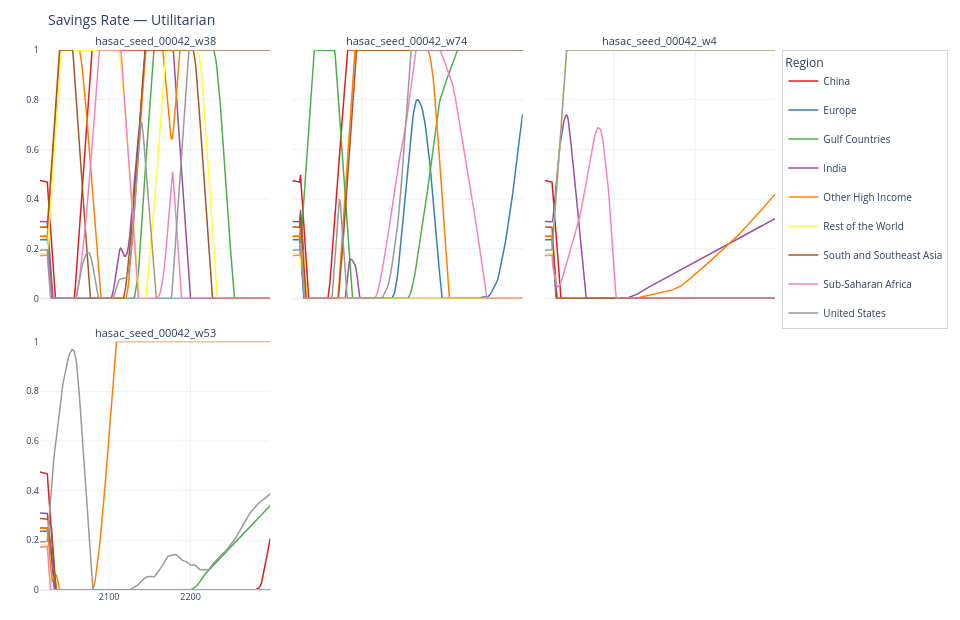
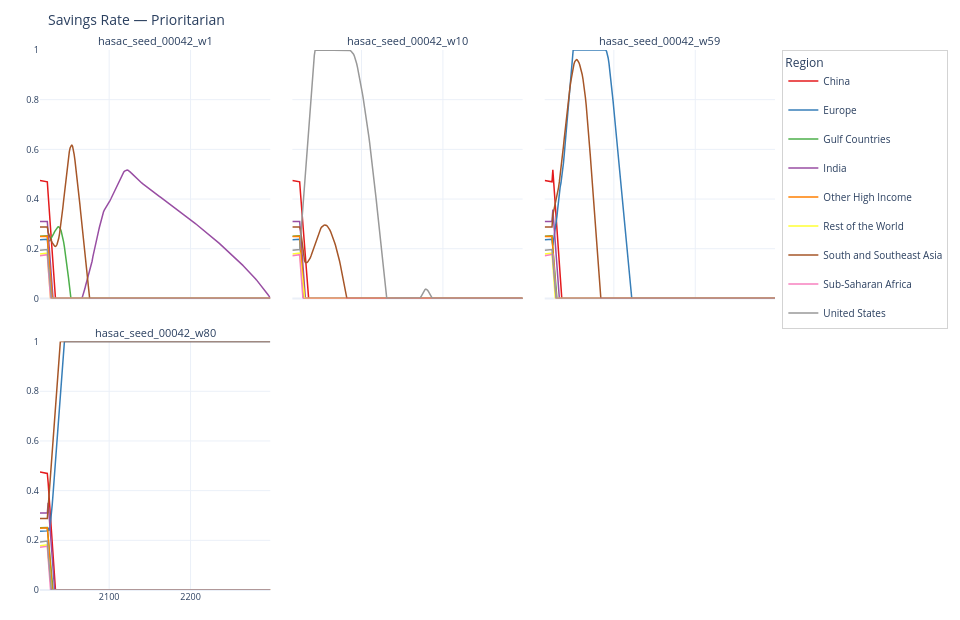

Write notebook code for charts like these, in order.
### Code cell
## Savings Rate by Region (grid per algorithm)

if WELFARE_ANALYSIS:
    _sr_sources = [
        ('Utilitarian', utilitarian_runs, utilitarian_info),
        ('Prioritarian', prioritarian_runs, prioritarian_info),
    ]
else:
    _sr_sources = [
        ('HAPPO', happo_runs, happo_info),
        ('HASAC', hasac_runs, hasac_info),
        ('MAPPO', mappo_runs, mappo_info),
    ]

for algo, runs, info in _sr_sources:
    paths, titles = [], []
    for run_name, run_dir in runs.items():
        paths.append(npy_path(run_dir, info[run_name]['prefix'], 'constrained_savings_rate'))
        titles.append(run_name)
    fig = plot_grouped_control_rate_grid(
        npy_paths=paths,
        subplot_titles=titles,
        suptitle=f'Savings Rate — {algo}',
        variable_label='Savings Rate',
        yaxis_range=[0, 1],
    )
    fig.show()
    if SAVE_FIGURES:
        fig.write_image(OUTPUT_DIR / f'{algo.lower()}_savings_rate_grid.png', scale=2)

### Figure 1 — Plotly figure (JSON) as saved in the notebook; plotly's stock layout.template omitted (floating-point values rounded to 4 significant figures; data arrays with more than 128 entries replaced by an {"elided": "..."} marker saying what was removed)
{"data": [{"hovertemplate": "<b>China</b><br>Savings Rate: %{y:.3f}<extra></extra>", "legendgroup": "China", "line": {"color": "rgb(228,26,28)", "width": 1.5}, "mode": "lines", "name": "China", "showlegend": true, "type": "scatter", "x": {"elided": "284 int values"}, "xaxis": "x", "y": {"elided": "284 float values"}, "yaxis": "y"}, {"hovertemplate": "<b>Europe</b><br>Savings Rate: %{y:.3f}<extra></extra>", "legendgroup": "Europe", "line": {"color": "rgb(55,126,184)", "width": 1.5}, "mode": "lines", "name": "Europe", "showlegend": true, "type": "scatter", "x": {"elided": "284 int values"}, "xaxis": "x", "y": {"elided": "284 float values"}, "yaxis": "y"}, {"hovertemplate": "<b>Gulf Countries</b><br>Savings Rate: %{y:.3f}<extra></extra>", "legendgroup": "Gulf Countries", "line": {"color": "rgb(77,175,74)", "width": 1.5}, "mode": "lines", "name": "Gulf Countries", "showlegend": true, "type": "scatter", "x": {"elided": "284 int values"}, "xaxis": "x", "y": {"elided": "284 float values"}, "yaxis": "y"}, {"hovertemplate": "<b>India</b><br>Savings Rate: %{y:.3f}<extra></extra>", "legendgroup": "India", "line": {"color": "rgb(152,78,163)", "width": 1.5}, "mode": "lines", "name": "India", "showlegend": true, "type": "scatter", "x": {"elided": "284 int values"}, "xaxis": "x", "y": {"elided": "284 float values"}, "yaxis": "y"}, {"hovertemplate": "<b>Other High Income</b><br>Savings Rate: %{y:.3f}<extra></extra>", "legendgroup": "Other High Income", "line": {"color": "rgb(255,127,0)", "width": 1.5}, "mode": "lines", "name": "Other High Income", "showlegend": true, "type": "scatter", "x": {"elided": "284 int values"}, "xaxis": "x", "y": {"elided": "284 float values"}, "yaxis": "y"}, {"hovertemplate": "<b>Rest of the World</b><br>Savings Rate: %{y:.3f}<extra></extra>", "legendgroup": "Rest of the World", "line": {"color": "rgb(255,255,51)", "width": 1.5}, "mode": "lines", "name": "Rest of the World", "showlegend": true, "type": "scatter", "x": {"elided": "284 int values"}, "xaxis": "x", "y": {"elided": "284 float values"}, "yaxis": "y"}, {"hovertemplate": "<b>South and Southeast Asia</b><br>Savings Rate: %{y:.3f}<extra></extra>", "legendgroup": "South and Southeast Asia", "line": {"color": "rgb(166,86,40)", "width": 1.5}, "mode": "lines", "name": "South and Southeast Asia", "showlegend": true, "type": "scatter", "x": {"elided": "284 int values"}, "xaxis": "x", "y": {"elided": "284 float values"}, "yaxis": "y"}, {"hovertemplate": "<b>Sub-Saharan Africa</b><br>Savings Rate: %{y:.3f}<extra></extra>", "legendgroup": "Sub-Saharan Africa", "line": {"color": "rgb(247,129,191)", "width": 1.5}, "mode": "lines", "name": "Sub-Saharan Africa", "showlegend": true, "type": "scatter", "x": {"elided": "284 int values"}, "xaxis": "x", "y": {"elided": "284 float values"}, "yaxis": "y"}, {"hovertemplate": "<b>United States</b><br>Savings Rate: %{y:.3f}<extra></extra>", "legendgroup": "United States", "line": {"color": "rgb(153,153,153)", "width": 1.5}, "mode": "lines", "name": "United States", "showlegend": true, "type": "scatter", "x": {"elided": "284 int values"}, "xaxis": "x", "y": {"elided": "284 float values"}, "yaxis": "y"}, {"hovertemplate": "<b>China</b><br>Savings Rate: %{y:.3f}<extra></extra>", "legendgroup": "China", "line": {"color": "rgb(228,26,28)", "width": 1.5}, "mode": "lines", "name": "China", "showlegend": false, "type": "scatter", "x": {"elided": "284 int values"}, "xaxis": "x2", "y": {"elided": "284 float values"}, "yaxis": "y2"}, {"hovertemplate": "<b>Europe</b><br>Savings Rate: %{y:.3f}<extra></extra>", "legendgroup": "Europe", "line": {"color": "rgb(55,126,184)", "width": 1.5}, "mode": "lines", "name": "Europe", "showlegend": false, "type": "scatter", "x": {"elided": "284 int values"}, "xaxis": "x2", "y": {"elided": "284 float values"}, "yaxis": "y2"}, {"hovertemplate": "<b>Gulf Countries</b><br>Savings Rate: %{y:.3f}<extra></extra>", "legendgroup": "Gulf Countries", "line": {"color": "rgb(77,175,74)", "width": 1.5}, "mode": "lines", "name": "Gulf Countries", "showlegend": false, "type": "scatter", "x": {"elided": "284 int values"}, "xaxis": "x2", "y": {"elided": "284 float values"}, "yaxis": "y2"}, {"hovertemplate": "<b>India</b><br>Savings Rate: %{y:.3f}<extra></extra>", "legendgroup": "India", "line": {"color": "rgb(152,78,163)", "width": 1.5}, "mode": "lines", "name": "India", "showlegend": false, "type": "scatter", "x": {"elided": "284 int values"}, "xaxis": "x2", "y": {"elided": "284 float values"}, "yaxis": "y2"}, {"hovertemplate": "<b>Other High Income</b><br>Savings Rate: %{y:.3f}<extra></extra>", "legendgroup": "Other High Income", "line": {"color": "rgb(255,127,0)", "width": 1.5}, "mode": "lines", "name": "Other High Income", "showlegend": false, "type": "scatter", "x": {"elided": "284 int values"}, "xaxis": "x2", "y": {"elided": "284 float values"}, "yaxis": "y2"}, {"hovertemplate": "<b>Rest of the World</b><br>Savings Rate: %{y:.3f}<extra></extra>", "legendgroup": "Rest of the World", "line": {"color": "rgb(255,255,51)", "width": 1.5}, "mode": "lines", "name": "Rest of the World", "showlegend": false, "type": "scatter", "x": {"elided": "284 int values"}, "xaxis": "x2", "y": {"elided": "284 float values"}, "yaxis": "y2"}, {"hovertemplate": "<b>South and Southeast Asia</b><br>Savings Rate: %{y:.3f}<extra></extra>", "legendgroup": "South and Southeast Asia", "line": {"color": "rgb(166,86,40)", "width": 1.5}, "mode": "lines", "name": "South and Southeast Asia", "showlegend": false, "type": "scatter", "x": {"elided": "284 int values"}, "xaxis": "x2", "y": {"elided": "284 float values"}, "yaxis": "y2"}, {"hovertemplate": "<b>Sub-Saharan Africa</b><br>Savings Rate: %{y:.3f}<extra></extra>", "legendgroup": "Sub-Saharan Africa", "line": {"color": "rgb(247,129,191)", "width": 1.5}, "mode": "lines", "name": "Sub-Saharan Africa", "showlegend": false, "type": "scatter", "x": {"elided": "284 int values"}, "xaxis": "x2", "y": {"elided": "284 float values"}, "yaxis": "y2"}, {"hovertemplate": "<b>United States</b><br>Savings Rate: %{y:.3f}<extra></extra>", "legendgroup": "United States", "line": {"color": "rgb(153,153,153)", "width": 1.5}, "mode": "lines", "name": "United States", "showlegend": false, "type": "scatter", "x": {"elided": "284 int values"}, "xaxis": "x2", "y": {"elided": "284 float values"}, "yaxis": "y2"}, {"hovertemplate": "<b>China</b><br>Savings Rate: %{y:.3f}<extra></extra>", "legendgroup": "China", "line": {"color": "rgb(228,26,28)", "width": 1.5}, "mode": "lines", "name": "China", "showlegend": false, "type": "scatter", "x": {"elided": "284 int values"}, "xaxis": "x3", "y": {"elided": "284 float values"}, "yaxis": "y3"}, {"hovertemplate": "<b>Europe</b><br>Savings Rate: %{y:.3f}<extra></extra>", "legendgroup": "Europe", "line": {"color": "rgb(55,126,184)", "width": 1.5}, "mode": "lines", "name": "Europe", "showlegend": false, "type": "scatter", "x": {"elided": "284 int values"}, "xaxis": "x3", "y": {"elided": "284 float values"}, "yaxis": "y3"}, {"hovertemplate": "<b>Gulf Countries</b><br>Savings Rate: %{y:.3f}<extra></extra>", "legendgroup": "Gulf Countries", "line": {"color": "rgb(77,175,74)", "width": 1.5}, "mode": "lines", "name": "Gulf Countries", "showlegend": false, "type": "scatter", "x": {"elided": "284 int values"}, "xaxis": "x3", "y": {"elided": "284 float values"}, "yaxis": "y3"}, {"hovertemplate": "<b>India</b><br>Savings Rate: %{y:.3f}<extra></extra>", "legendgroup": "India", "line": {"color": "rgb(152,78,163)", "width": 1.5}, "mode": "lines", "name": "India", "showlegend": false, "type": "scatter", "x": {"elided": "284 int values"}, "xaxis": "x3", "y": {"elided": "284 float values"}, "yaxis": "y3"}, {"hovertemplate": "<b>Other High Income</b><br>Savings Rate: %{y:.3f}<extra></extra>", "legendgroup": "Other High Income", "line": {"color": "rgb(255,127,0)", "width": 1.5}, "mode": "lines", "name": "Other High Income", "showlegend": false, "type": "scatter", "x": {"elided": "284 int values"}, "xaxis": "x3", "y": {"elided": "284 float values"}, "yaxis": "y3"}, {"hovertemplate": "<b>Rest of the World</b><br>Savings Rate: %{y:.3f}<extra></extra>", "legendgroup": "Rest of the World", "line": {"color": "rgb(255,255,51)", "width": 1.5}, "mode": "lines", "name": "Rest of the World", "showlegend": false, "type": "scatter", "x": {"elided": "284 int values"}, "xaxis": "x3", "y": {"elided": "284 float values"}, "yaxis": "y3"}, {"hovertemplate": "<b>South and Southeast Asia</b><br>Savings Rate: %{y:.3f}<extra></extra>", "legendgroup": "South and Southeast Asia", "line": {"color": "rgb(166,86,40)", "width": 1.5}, "mode": "lines", "name": "South and Southeast Asia", "showlegend": false, "type": "scatter", "x": {"elided": "284 int values"}, "xaxis": "x3", "y": {"elided": "284 float values"}, "yaxis": "y3"}, {"hovertemplate": "<b>Sub-Saharan Africa</b><br>Savings Rate: %{y:.3f}<extra></extra>", "legendgroup": "Sub-Saharan Africa", "line": {"color": "rgb(247,129,191)", "width": 1.5}, "mode": "lines", "name": "Sub-Saharan Africa", "showlegend": false, "type": "scatter", "x": {"elided": "284 int values"}, "xaxis": "x3", "y": {"elided": "284 float values"}, "yaxis": "y3"}, {"hovertemplate": "<b>United States</b><br>Savings Rate: %{y:.3f}<extra></extra>", "legendgroup": "United States", "line": {"color": "rgb(153,153,153)", "width": 1.5}, "mode": "lines", "name": "United States", "showlegend": false, "type": "scatter", "x": {"elided": "284 int values"}, "xaxis": "x3", "y": {"elided": "284 float values"}, "yaxis": "y3"}, {"hovertemplate": "<b>China</b><br>Savings Rate: %{y:.3f}<extra></extra>", "legendgroup": "China", "line": {"color": "rgb(228,26,28)", "width": 1.5}, "mode": "lines", "name": "China", "showlegend": false, "type": "scatter", "x": {"elided": "284 int values"}, "xaxis": "x4", "y": {"elided": "284 float values"}, "yaxis": "y4"}, {"hovertemplate": "<b>Europe</b><br>Savings Rate: %{y:.3f}<extra></extra>", "legendgroup": "Europe", "line": {"color": "rgb(55,126,184)", "width": 1.5}, "mode": "lines", "name": "Europe", "showlegend": false, "type": "scatter", "x": {"elided": "284 int values"}, "xaxis": "x4", "y": {"elided": "284 float values"}, "yaxis": "y4"}, {"hovertemplate": "<b>Gulf Countries</b><br>Savings Rate: %{y:.3f}<extra></extra>", "legendgroup": "Gulf Countries", "line": {"color": "rgb(77,175,74)", "width": 1.5}, "mode": "lines", "name": "Gulf Countries", "showlegend": false, "type": "scatter", "x": {"elided": "284 int values"}, "xaxis": "x4", "y": {"elided": "284 float values"}, "yaxis": "y4"}, {"hovertemplate": "<b>India</b><br>Savings Rate: %{y:.3f}<extra></extra>", "legendgroup": "India", "line": {"color": "rgb(152,78,163)", "width": 1.5}, "mode": "lines", "name": "India", "showlegend": false, "type": "scatter", "x": {"elided": "284 int values"}, "xaxis": "x4", "y": {"elided": "284 float values"}, "yaxis": "y4"}, {"hovertemplate": "<b>Other High Income</b><br>Savings Rate: %{y:.3f}<extra></extra>", "legendgroup": "Other High Income", "line": {"color": "rgb(255,127,0)", "width": 1.5}, "mode": "lines", "name": "Other High Income", "showlegend": false, "type": "scatter", "x": {"elided": "284 int values"}, "xaxis": "x4", "y": {"elided": "284 float values"}, "yaxis": "y4"}, {"hovertemplate": "<b>Rest of the World</b><br>Savings Rate: %{y:.3f}<extra></extra>", "legendgroup": "Rest of the World", "line": {"color": "rgb(255,255,51)", "width": 1.5}, "mode": "lines", "name": "Rest of the World", "showlegend": false, "type": "scatter", "x": {"elided": "284 int values"}, "xaxis": "x4", "y": {"elided": "284 float values"}, "yaxis": "y4"}, {"hovertemplate": "<b>South and Southeast Asia</b><br>Savings Rate: %{y:.3f}<extra></extra>", "legendgroup": "South and Southeast Asia", "line": {"color": "rgb(166,86,40)", "width": 1.5}, "mode": "lines", "name": "South and Southeast Asia", "showlegend": false, "type": "scatter", "x": {"elided": "284 int values"}, "xaxis": "x4", "y": {"elided": "284 float values"}, "yaxis": "y4"}, {"hovertemplate": "<b>Sub-Saharan Africa</b><br>Savings Rate: %{y:.3f}<extra></extra>", "legendgroup": "Sub-Saharan Africa", "line": {"color": "rgb(247,129,191)", "width": 1.5}, "mode": "lines", "name": "Sub-Saharan Africa", "showlegend": false, "type": "scatter", "x": {"elided": "284 int values"}, "xaxis": "x4", "y": {"elided": "284 float values"}, "yaxis": "y4"}, {"hovertemplate": "<b>United States</b><br>Savings Rate: %{y:.3f}<extra></extra>", "legendgroup": "United States", "line": {"color": "rgb(153,153,153)", "width": 1.5}, "mode": "lines", "name": "United States", "showlegend": false, "type": "scatter", "x": {"elided": "284 int values"}, "xaxis": "x4", "y": {"elided": "284 float values"}, "yaxis": "y4"}], "layout": {"annotations": [{"font": {"size": 11}, "showarrow": false, "text": "hasac_seed_00042_w38", "x": 0.1567, "xanchor": "center", "xref": "paper", "y": 1, "yanchor": "bottom", "yref": "paper"}, {"font": {"size": 11}, "showarrow": false, "text": "hasac_seed_00042_w74", "x": 0.5, "xanchor": "center", "xref": "paper", "y": 1, "yanchor": "bottom", "yref": "paper"}, {"font": {"size": 11}, "showarrow": false, "text": "hasac_seed_00042_w4", "x": 0.8433, "xanchor": "center", "xref": "paper", "y": 1, "yanchor": "bottom", "yref": "paper"}, {"font": {"size": 11}, "showarrow": false, "text": "hasac_seed_00042_w53", "x": 0.1567, "xanchor": "center", "xref": "paper", "y": 0.46, "yanchor": "bottom", "yref": "paper"}], "height": 620, "hovermode": "x", "legend": {"bgcolor": "rgba(255,255,255,0.85)", "bordercolor": "lightgrey", "borderwidth": 1, "font": {"size": 10}, "title": {"text": "Region"}, "x": 1.01, "xanchor": "left", "y": 1}, "margin": {"b": 30, "l": 40, "r": 140, "t": 50}, "title": {"font": {"size": 14}, "text": "Savings Rate — Utilitarian"}, "width": 960, "xaxis": {"anchor": "y", "domain": [0, 0.3133], "matches": "x4", "showticklabels": false, "tickfont": {"size": 9}}, "xaxis2": {"anchor": "y2", "domain": [0.3433, 0.6567], "matches": "x5", "showticklabels": false, "tickfont": {"size": 9}}, "xaxis3": {"anchor": "y3", "domain": [0.6867, 1.0], "matches": "x6", "showticklabels": false, "tickfont": {"size": 9}}, "xaxis4": {"anchor": "y4", "domain": [0, 0.3133], "tickfont": {"size": 9}}, "xaxis5": {"anchor": "y5", "domain": [0.3433, 0.6567], "tickfont": {"size": 9}}, "xaxis6": {"anchor": "y6", "domain": [0.6867, 1.0], "tickfont": {"size": 9}}, "yaxis": {"anchor": "x", "domain": [0.54, 1], "range": [0, 1], "tickfont": {"size": 9}}, "yaxis2": {"anchor": "x2", "domain": [0.54, 1], "matches": "y", "range": [0, 1], "showticklabels": false, "tickfont": {"size": 9}}, "yaxis3": {"anchor": "x3", "domain": [0.54, 1], "matches": "y", "range": [0, 1], "showticklabels": false, "tickfont": {"size": 9}}, "yaxis4": {"anchor": "x4", "domain": [0, 0.46], "range": [0, 1], "tickfont": {"size": 9}}, "yaxis5": {"anchor": "x5", "domain": [0, 0.46], "matches": "y4", "showticklabels": false, "tickfont": {"size": 9}}, "yaxis6": {"anchor": "x6", "domain": [0, 0.46], "matches": "y4", "showticklabels": false, "tickfont": {"size": 9}}}}

### Figure 2 — Plotly figure (JSON) as saved in the notebook; plotly's stock layout.template omitted (floating-point values rounded to 4 significant figures; data arrays with more than 128 entries replaced by an {"elided": "..."} marker saying what was removed)
{"data": [{"hovertemplate": "<b>China</b><br>Savings Rate: %{y:.3f}<extra></extra>", "legendgroup": "China", "line": {"color": "rgb(228,26,28)", "width": 1.5}, "mode": "lines", "name": "China", "showlegend": true, "type": "scatter", "x": {"elided": "284 int values"}, "xaxis": "x", "y": {"elided": "284 float values"}, "yaxis": "y"}, {"hovertemplate": "<b>Europe</b><br>Savings Rate: %{y:.3f}<extra></extra>", "legendgroup": "Europe", "line": {"color": "rgb(55,126,184)", "width": 1.5}, "mode": "lines", "name": "Europe", "showlegend": true, "type": "scatter", "x": {"elided": "284 int values"}, "xaxis": "x", "y": {"elided": "284 float values"}, "yaxis": "y"}, {"hovertemplate": "<b>Gulf Countries</b><br>Savings Rate: %{y:.3f}<extra></extra>", "legendgroup": "Gulf Countries", "line": {"color": "rgb(77,175,74)", "width": 1.5}, "mode": "lines", "name": "Gulf Countries", "showlegend": true, "type": "scatter", "x": {"elided": "284 int values"}, "xaxis": "x", "y": {"elided": "284 float values"}, "yaxis": "y"}, {"hovertemplate": "<b>India</b><br>Savings Rate: %{y:.3f}<extra></extra>", "legendgroup": "India", "line": {"color": "rgb(152,78,163)", "width": 1.5}, "mode": "lines", "name": "India", "showlegend": true, "type": "scatter", "x": {"elided": "284 int values"}, "xaxis": "x", "y": {"elided": "284 float values"}, "yaxis": "y"}, {"hovertemplate": "<b>Other High Income</b><br>Savings Rate: %{y:.3f}<extra></extra>", "legendgroup": "Other High Income", "line": {"color": "rgb(255,127,0)", "width": 1.5}, "mode": "lines", "name": "Other High Income", "showlegend": true, "type": "scatter", "x": {"elided": "284 int values"}, "xaxis": "x", "y": {"elided": "284 float values"}, "yaxis": "y"}, {"hovertemplate": "<b>Rest of the World</b><br>Savings Rate: %{y:.3f}<extra></extra>", "legendgroup": "Rest of the World", "line": {"color": "rgb(255,255,51)", "width": 1.5}, "mode": "lines", "name": "Rest of the World", "showlegend": true, "type": "scatter", "x": {"elided": "284 int values"}, "xaxis": "x", "y": {"elided": "284 float values"}, "yaxis": "y"}, {"hovertemplate": "<b>South and Southeast Asia</b><br>Savings Rate: %{y:.3f}<extra></extra>", "legendgroup": "South and Southeast Asia", "line": {"color": "rgb(166,86,40)", "width": 1.5}, "mode": "lines", "name": "South and Southeast Asia", "showlegend": true, "type": "scatter", "x": {"elided": "284 int values"}, "xaxis": "x", "y": {"elided": "284 float values"}, "yaxis": "y"}, {"hovertemplate": "<b>Sub-Saharan Africa</b><br>Savings Rate: %{y:.3f}<extra></extra>", "legendgroup": "Sub-Saharan Africa", "line": {"color": "rgb(247,129,191)", "width": 1.5}, "mode": "lines", "name": "Sub-Saharan Africa", "showlegend": true, "type": "scatter", "x": {"elided": "284 int values"}, "xaxis": "x", "y": {"elided": "284 float values"}, "yaxis": "y"}, {"hovertemplate": "<b>United States</b><br>Savings Rate: %{y:.3f}<extra></extra>", "legendgroup": "United States", "line": {"color": "rgb(153,153,153)", "width": 1.5}, "mode": "lines", "name": "United States", "showlegend": true, "type": "scatter", "x": {"elided": "284 int values"}, "xaxis": "x", "y": {"elided": "284 float values"}, "yaxis": "y"}, {"hovertemplate": "<b>China</b><br>Savings Rate: %{y:.3f}<extra></extra>", "legendgroup": "China", "line": {"color": "rgb(228,26,28)", "width": 1.5}, "mode": "lines", "name": "China", "showlegend": false, "type": "scatter", "x": {"elided": "284 int values"}, "xaxis": "x2", "y": {"elided": "284 float values"}, "yaxis": "y2"}, {"hovertemplate": "<b>Europe</b><br>Savings Rate: %{y:.3f}<extra></extra>", "legendgroup": "Europe", "line": {"color": "rgb(55,126,184)", "width": 1.5}, "mode": "lines", "name": "Europe", "showlegend": false, "type": "scatter", "x": {"elided": "284 int values"}, "xaxis": "x2", "y": {"elided": "284 float values"}, "yaxis": "y2"}, {"hovertemplate": "<b>Gulf Countries</b><br>Savings Rate: %{y:.3f}<extra></extra>", "legendgroup": "Gulf Countries", "line": {"color": "rgb(77,175,74)", "width": 1.5}, "mode": "lines", "name": "Gulf Countries", "showlegend": false, "type": "scatter", "x": {"elided": "284 int values"}, "xaxis": "x2", "y": {"elided": "284 float values"}, "yaxis": "y2"}, {"hovertemplate": "<b>India</b><br>Savings Rate: %{y:.3f}<extra></extra>", "legendgroup": "India", "line": {"color": "rgb(152,78,163)", "width": 1.5}, "mode": "lines", "name": "India", "showlegend": false, "type": "scatter", "x": {"elided": "284 int values"}, "xaxis": "x2", "y": {"elided": "284 float values"}, "yaxis": "y2"}, {"hovertemplate": "<b>Other High Income</b><br>Savings Rate: %{y:.3f}<extra></extra>", "legendgroup": "Other High Income", "line": {"color": "rgb(255,127,0)", "width": 1.5}, "mode": "lines", "name": "Other High Income", "showlegend": false, "type": "scatter", "x": {"elided": "284 int values"}, "xaxis": "x2", "y": {"elided": "284 float values"}, "yaxis": "y2"}, {"hovertemplate": "<b>Rest of the World</b><br>Savings Rate: %{y:.3f}<extra></extra>", "legendgroup": "Rest of the World", "line": {"color": "rgb(255,255,51)", "width": 1.5}, "mode": "lines", "name": "Rest of the World", "showlegend": false, "type": "scatter", "x": {"elided": "284 int values"}, "xaxis": "x2", "y": {"elided": "284 float values"}, "yaxis": "y2"}, {"hovertemplate": "<b>South and Southeast Asia</b><br>Savings Rate: %{y:.3f}<extra></extra>", "legendgroup": "South and Southeast Asia", "line": {"color": "rgb(166,86,40)", "width": 1.5}, "mode": "lines", "name": "South and Southeast Asia", "showlegend": false, "type": "scatter", "x": {"elided": "284 int values"}, "xaxis": "x2", "y": {"elided": "284 float values"}, "yaxis": "y2"}, {"hovertemplate": "<b>Sub-Saharan Africa</b><br>Savings Rate: %{y:.3f}<extra></extra>", "legendgroup": "Sub-Saharan Africa", "line": {"color": "rgb(247,129,191)", "width": 1.5}, "mode": "lines", "name": "Sub-Saharan Africa", "showlegend": false, "type": "scatter", "x": {"elided": "284 int values"}, "xaxis": "x2", "y": {"elided": "284 float values"}, "yaxis": "y2"}, {"hovertemplate": "<b>United States</b><br>Savings Rate: %{y:.3f}<extra></extra>", "legendgroup": "United States", "line": {"color": "rgb(153,153,153)", "width": 1.5}, "mode": "lines", "name": "United States", "showlegend": false, "type": "scatter", "x": {"elided": "284 int values"}, "xaxis": "x2", "y": {"elided": "284 float values"}, "yaxis": "y2"}, {"hovertemplate": "<b>China</b><br>Savings Rate: %{y:.3f}<extra></extra>", "legendgroup": "China", "line": {"color": "rgb(228,26,28)", "width": 1.5}, "mode": "lines", "name": "China", "showlegend": false, "type": "scatter", "x": {"elided": "284 int values"}, "xaxis": "x3", "y": {"elided": "284 float values"}, "yaxis": "y3"}, {"hovertemplate": "<b>Europe</b><br>Savings Rate: %{y:.3f}<extra></extra>", "legendgroup": "Europe", "line": {"color": "rgb(55,126,184)", "width": 1.5}, "mode": "lines", "name": "Europe", "showlegend": false, "type": "scatter", "x": {"elided": "284 int values"}, "xaxis": "x3", "y": {"elided": "284 float values"}, "yaxis": "y3"}, {"hovertemplate": "<b>Gulf Countries</b><br>Savings Rate: %{y:.3f}<extra></extra>", "legendgroup": "Gulf Countries", "line": {"color": "rgb(77,175,74)", "width": 1.5}, "mode": "lines", "name": "Gulf Countries", "showlegend": false, "type": "scatter", "x": {"elided": "284 int values"}, "xaxis": "x3", "y": {"elided": "284 float values"}, "yaxis": "y3"}, {"hovertemplate": "<b>India</b><br>Savings Rate: %{y:.3f}<extra></extra>", "legendgroup": "India", "line": {"color": "rgb(152,78,163)", "width": 1.5}, "mode": "lines", "name": "India", "showlegend": false, "type": "scatter", "x": {"elided": "284 int values"}, "xaxis": "x3", "y": {"elided": "284 float values"}, "yaxis": "y3"}, {"hovertemplate": "<b>Other High Income</b><br>Savings Rate: %{y:.3f}<extra></extra>", "legendgroup": "Other High Income", "line": {"color": "rgb(255,127,0)", "width": 1.5}, "mode": "lines", "name": "Other High Income", "showlegend": false, "type": "scatter", "x": {"elided": "284 int values"}, "xaxis": "x3", "y": {"elided": "284 float values"}, "yaxis": "y3"}, {"hovertemplate": "<b>Rest of the World</b><br>Savings Rate: %{y:.3f}<extra></extra>", "legendgroup": "Rest of the World", "line": {"color": "rgb(255,255,51)", "width": 1.5}, "mode": "lines", "name": "Rest of the World", "showlegend": false, "type": "scatter", "x": {"elided": "284 int values"}, "xaxis": "x3", "y": {"elided": "284 float values"}, "yaxis": "y3"}, {"hovertemplate": "<b>South and Southeast Asia</b><br>Savings Rate: %{y:.3f}<extra></extra>", "legendgroup": "South and Southeast Asia", "line": {"color": "rgb(166,86,40)", "width": 1.5}, "mode": "lines", "name": "South and Southeast Asia", "showlegend": false, "type": "scatter", "x": {"elided": "284 int values"}, "xaxis": "x3", "y": {"elided": "284 float values"}, "yaxis": "y3"}, {"hovertemplate": "<b>Sub-Saharan Africa</b><br>Savings Rate: %{y:.3f}<extra></extra>", "legendgroup": "Sub-Saharan Africa", "line": {"color": "rgb(247,129,191)", "width": 1.5}, "mode": "lines", "name": "Sub-Saharan Africa", "showlegend": false, "type": "scatter", "x": {"elided": "284 int values"}, "xaxis": "x3", "y": {"elided": "284 float values"}, "yaxis": "y3"}, {"hovertemplate": "<b>United States</b><br>Savings Rate: %{y:.3f}<extra></extra>", "legendgroup": "United States", "line": {"color": "rgb(153,153,153)", "width": 1.5}, "mode": "lines", "name": "United States", "showlegend": false, "type": "scatter", "x": {"elided": "284 int values"}, "xaxis": "x3", "y": {"elided": "284 float values"}, "yaxis": "y3"}, {"hovertemplate": "<b>China</b><br>Savings Rate: %{y:.3f}<extra></extra>", "legendgroup": "China", "line": {"color": "rgb(228,26,28)", "width": 1.5}, "mode": "lines", "name": "China", "showlegend": false, "type": "scatter", "x": {"elided": "284 int values"}, "xaxis": "x4", "y": {"elided": "284 float values"}, "yaxis": "y4"}, {"hovertemplate": "<b>Europe</b><br>Savings Rate: %{y:.3f}<extra></extra>", "legendgroup": "Europe", "line": {"color": "rgb(55,126,184)", "width": 1.5}, "mode": "lines", "name": "Europe", "showlegend": false, "type": "scatter", "x": {"elided": "284 int values"}, "xaxis": "x4", "y": {"elided": "284 float values"}, "yaxis": "y4"}, {"hovertemplate": "<b>Gulf Countries</b><br>Savings Rate: %{y:.3f}<extra></extra>", "legendgroup": "Gulf Countries", "line": {"color": "rgb(77,175,74)", "width": 1.5}, "mode": "lines", "name": "Gulf Countries", "showlegend": false, "type": "scatter", "x": {"elided": "284 int values"}, "xaxis": "x4", "y": {"elided": "284 float values"}, "yaxis": "y4"}, {"hovertemplate": "<b>India</b><br>Savings Rate: %{y:.3f}<extra></extra>", "legendgroup": "India", "line": {"color": "rgb(152,78,163)", "width": 1.5}, "mode": "lines", "name": "India", "showlegend": false, "type": "scatter", "x": {"elided": "284 int values"}, "xaxis": "x4", "y": {"elided": "284 float values"}, "yaxis": "y4"}, {"hovertemplate": "<b>Other High Income</b><br>Savings Rate: %{y:.3f}<extra></extra>", "legendgroup": "Other High Income", "line": {"color": "rgb(255,127,0)", "width": 1.5}, "mode": "lines", "name": "Other High Income", "showlegend": false, "type": "scatter", "x": {"elided": "284 int values"}, "xaxis": "x4", "y": {"elided": "284 float values"}, "yaxis": "y4"}, {"hovertemplate": "<b>Rest of the World</b><br>Savings Rate: %{y:.3f}<extra></extra>", "legendgroup": "Rest of the World", "line": {"color": "rgb(255,255,51)", "width": 1.5}, "mode": "lines", "name": "Rest of the World", "showlegend": false, "type": "scatter", "x": {"elided": "284 int values"}, "xaxis": "x4", "y": {"elided": "284 float values"}, "yaxis": "y4"}, {"hovertemplate": "<b>South and Southeast Asia</b><br>Savings Rate: %{y:.3f}<extra></extra>", "legendgroup": "South and Southeast Asia", "line": {"color": "rgb(166,86,40)", "width": 1.5}, "mode": "lines", "name": "South and Southeast Asia", "showlegend": false, "type": "scatter", "x": {"elided": "284 int values"}, "xaxis": "x4", "y": {"elided": "284 float values"}, "yaxis": "y4"}, {"hovertemplate": "<b>Sub-Saharan Africa</b><br>Savings Rate: %{y:.3f}<extra></extra>", "legendgroup": "Sub-Saharan Africa", "line": {"color": "rgb(247,129,191)", "width": 1.5}, "mode": "lines", "name": "Sub-Saharan Africa", "showlegend": false, "type": "scatter", "x": {"elided": "284 int values"}, "xaxis": "x4", "y": {"elided": "284 float values"}, "yaxis": "y4"}, {"hovertemplate": "<b>United States</b><br>Savings Rate: %{y:.3f}<extra></extra>", "legendgroup": "United States", "line": {"color": "rgb(153,153,153)", "width": 1.5}, "mode": "lines", "name": "United States", "showlegend": false, "type": "scatter", "x": {"elided": "284 int values"}, "xaxis": "x4", "y": {"elided": "284 float values"}, "yaxis": "y4"}], "layout": {"annotations": [{"font": {"size": 11}, "showarrow": false, "text": "hasac_seed_00042_w1", "x": 0.1567, "xanchor": "center", "xref": "paper", "y": 1, "yanchor": "bottom", "yref": "paper"}, {"font": {"size": 11}, "showarrow": false, "text": "hasac_seed_00042_w10", "x": 0.5, "xanchor": "center", "xref": "paper", "y": 1, "yanchor": "bottom", "yref": "paper"}, {"font": {"size": 11}, "showarrow": false, "text": "hasac_seed_00042_w59", "x": 0.8433, "xanchor": "center", "xref": "paper", "y": 1, "yanchor": "bottom", "yref": "paper"}, {"font": {"size": 11}, "showarrow": false, "text": "hasac_seed_00042_w80", "x": 0.1567, "xanchor": "center", "xref": "paper", "y": 0.46, "yanchor": "bottom", "yref": "paper"}], "height": 620, "hovermode": "x", "legend": {"bgcolor": "rgba(255,255,255,0.85)", "bordercolor": "lightgrey", "borderwidth": 1, "font": {"size": 10}, "title": {"text": "Region"}, "x": 1.01, "xanchor": "left", "y": 1}, "margin": {"b": 30, "l": 40, "r": 140, "t": 50}, "title": {"font": {"size": 14}, "text": "Savings Rate — Prioritarian"}, "width": 960, "xaxis": {"anchor": "y", "domain": [0, 0.3133], "matches": "x4", "showticklabels": false, "tickfont": {"size": 9}}, "xaxis2": {"anchor": "y2", "domain": [0.3433, 0.6567], "matches": "x5", "showticklabels": false, "tickfont": {"size": 9}}, "xaxis3": {"anchor": "y3", "domain": [0.6867, 1.0], "matches": "x6", "showticklabels": false, "tickfont": {"size": 9}}, "xaxis4": {"anchor": "y4", "domain": [0, 0.3133], "tickfont": {"size": 9}}, "xaxis5": {"anchor": "y5", "domain": [0.3433, 0.6567], "tickfont": {"size": 9}}, "xaxis6": {"anchor": "y6", "domain": [0.6867, 1.0], "tickfont": {"size": 9}}, "yaxis": {"anchor": "x", "domain": [0.54, 1], "range": [0, 1], "tickfont": {"size": 9}}, "yaxis2": {"anchor": "x2", "domain": [0.54, 1], "matches": "y", "range": [0, 1], "showticklabels": false, "tickfont": {"size": 9}}, "yaxis3": {"anchor": "x3", "domain": [0.54, 1], "matches": "y", "range": [0, 1], "showticklabels": false, "tickfont": {"size": 9}}, "yaxis4": {"anchor": "x4", "domain": [0, 0.46], "range": [0, 1], "tickfont": {"size": 9}}, "yaxis5": {"anchor": "x5", "domain": [0, 0.46], "matches": "y4", "showticklabels": false, "tickfont": {"size": 9}}, "yaxis6": {"anchor": "x6", "domain": [0, 0.46], "matches": "y4", "showticklabels": false, "tickfont": {"size": 9}}}}
